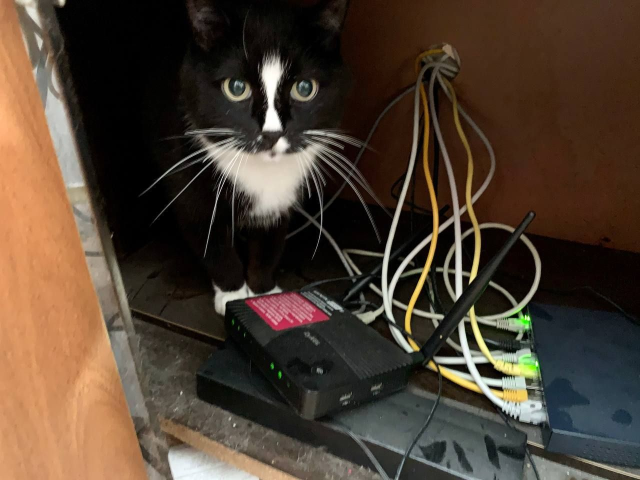
#> input picture cat.jpg, 1280 x 960 px (shown at 1/2 size)
$ python pixelart_html.py cat.jpg 100
#> lines starting #> are read from the running program, lines starting #| are printed output that depends on the picture
"""Convert image to HTML pixel art for browser preview."""

import sys
import os
from PIL import Image, ImageOps

def render_html(image_path: str, width: int = 66) -> str:
#> called with image_path = 'cat.jpg', width = 100
    img = Image.open(image_path)
#> img is the input picture: PIL image 1280x960 RGB; mean R, G, B 77.7, 62.5, 48.8
    img = ImageOps.exif_transpose(img)
    img = img.convert("RGB")

    orig_w, orig_h = img.size
#> orig_w = 1280; orig_h = 960
    target_height = round(width * orig_h / orig_w)
#> target_height = 75
    if target_height % 2 != 0:
        target_height += 1
#> target_height = 76
    img = img.resize((width, target_height), Image.LANCZOS)
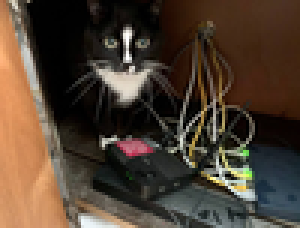
#> img: PIL image 100x76 RGB (shown 3 times larger); mean R, G, B 77.8, 62.6, 49

    pixels = img.load()
    w, h = img.size
#> w = 100; h = 76
    rows = []

    for y in range(0, h, 2):
        cells = []
        for x in range(w):
            tr, tg, tb = pixels[x, y]
            if y + 1 < h:
                br, bg_, bb = pixels[x, y + 1]
            else:
                br, bg_, bb = 0, 0, 0
            cells.append(
                f'<span style="color:rgb({tr},{tg},{tb});'
                f'background:rgb({br},{bg_},{bb})">&#9600;</span>'
            )
        rows.append("".join(cells))
#> after the loop, rows = 38 items

    body = "<br>\n".join(rows)
    return f"""<!DOCTYPE html>
<html><head><meta charset="utf-8">
<style>
body {{ background: #000; margin: 0; padding: 8px; }}
pre {{ font-size: 10px; line-height: 10px; letter-spacing: 0; }}
</style></head>
<body><pre>{body}</pre></body></html>"""


if __name__ == "__main__":
    image_path = sys.argv[1]
    width = int(sys.argv[2]) if len(sys.argv) > 2 else 66
    html = render_html(image_path, width)
    out_path = os.path.splitext(image_path)[0] + ".html"
    with open(out_path, "w") as f:
        f.write(html)
    print(f"Saved to {out_path}")
